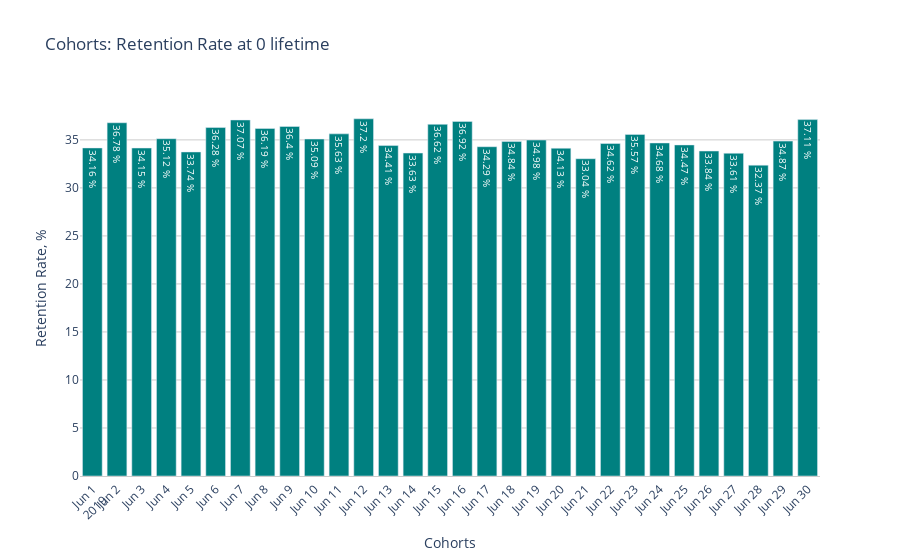

Notebook code cell kept with this figure:
### Markdown cell above
С помощью retention_pivot удобно визуализировать, как изменяется Retention Rate по каждой когорте с течением времени. Например, построим как в зависимости от когорты изменяется Retention Rate на 0-й день:

### Code cell
lifetime=0 #можно поменять поставить интересующее значение lifetime
values=[i*100 for i in retention_pivot[lifetime].values.tolist()]
fig = go.Figure()

data=[go.Bar(
    x=retention_pivot.index, 
    y=[i for i in values],
    text=[str(round(i,2))+' %' for i in values],
    textposition='auto',
    hovertemplate="%{x}: <br>%{y:.2f} %<extra></extra>",
    marker_color='teal')]

layout=go.Layout(title='Cohorts: Retention Rate at {} lifetime'.format(lifetime), 
                yaxis_title='Retention Rate, %',
                xaxis_title='Cohorts',
                 plot_bgcolor='white',
                xaxis=dict(
                tickangle=-45,
                zeroline=False,
                showgrid=False,
                showticklabels=True,
                linecolor='rgb(204, 204, 204)',
                tickmode='linear'
                ),
                 yaxis=dict(
                showgrid=True,
                showline=False,
                zeroline=True,
                gridcolor='rgb(204, 204, 204)'
                ))

fig=go.Figure(data, layout)

fig.show()

### Figure 1 — Plotly figure (JSON) as saved in the notebook; plotly's stock layout.template omitted (floating-point values rounded to 4 significant figures)
{"data": [{"hovertemplate": "%{x}: <br>%{y:.2f} %<extra></extra>", "marker": {"color": "teal"}, "text": ["34.16 %", "36.78 %", "34.15 %", "35.12 %", "33.74 %", "36.28 %", "37.07 %", "36.19 %", "36.4 %", "35.09 %", "35.63 %", "37.2 %", "34.41 %", "33.63 %", "36.62 %", "36.92 %", "34.29 %", "34.84 %", "34.98 %", "34.13 %", "33.04 %", "34.62 %", "35.57 %", "34.68 %", "34.47 %", "33.84 %", "33.61 %", "32.37 %", "34.87 %", "37.11 %"], "textposition": "auto", "type": "bar", "x": ["2019-06-01T00:00:00", "2019-06-02T00:00:00", "2019-06-03T00:00:00", "2019-06-04T00:00:00", "2019-06-05T00:00:00", "2019-06-06T00:00:00", "2019-06-07T00:00:00", "2019-06-08T00:00:00", "2019-06-09T00:00:00", "2019-06-10T00:00:00", "2019-06-11T00:00:00", "2019-06-12T00:00:00", "2019-06-13T00:00:00", "2019-06-14T00:00:00", "2019-06-15T00:00:00", "2019-06-16T00:00:00", "2019-06-17T00:00:00", "2019-06-18T00:00:00", "2019-06-19T00:00:00", "2019-06-20T00:00:00", "2019-06-21T00:00:00", "2019-06-22T00:00:00", "2019-06-23T00:00:00", "2019-06-24T00:00:00", "2019-06-25T00:00:00", "2019-06-26T00:00:00", "2019-06-27T00:00:00", "2019-06-28T00:00:00", "2019-06-29T00:00:00", "2019-06-30T00:00:00"], "y": [34.16, 36.78, 34.15, 35.12, 33.74, 36.28, 37.07, 36.19, 36.4, 35.09, 35.63, 37.2, 34.41, 33.63, 36.62, 36.92, 34.29, 34.84, 34.98, 34.13, 33.04, 34.62, 35.57, 34.68, 34.47, 33.84, 33.61, 32.37, 34.87, 37.11]}], "layout": {"plot_bgcolor": "white", "title": {"text": "Cohorts: Retention Rate at 0 lifetime"}, "xaxis": {"linecolor": "rgb(204, 204, 204)", "showgrid": false, "showticklabels": true, "tickangle": -45, "tickmode": "linear", "title": {"text": "Cohorts"}, "zeroline": false}, "yaxis": {"gridcolor": "rgb(204, 204, 204)", "showgrid": true, "showline": false, "title": {"text": "Retention Rate, %"}, "zeroline": true}}}
